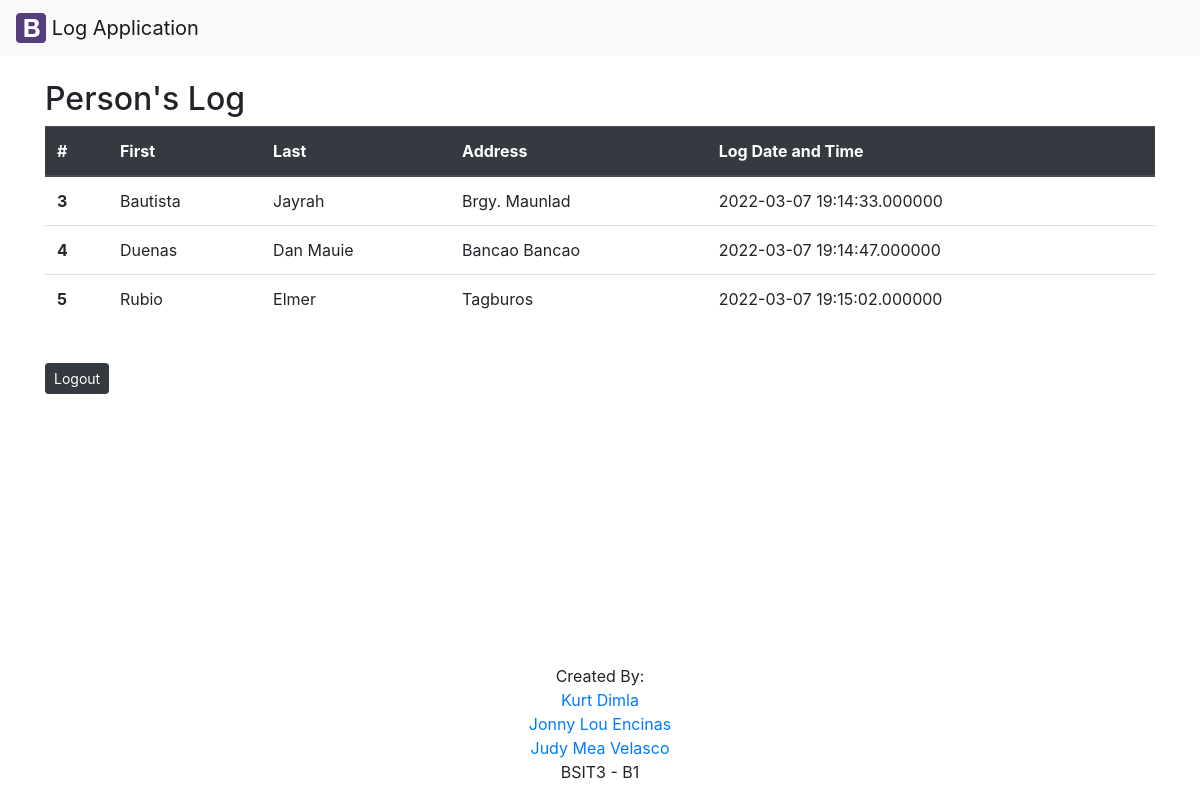
Page /guestbook-list.php on the earlier database version.
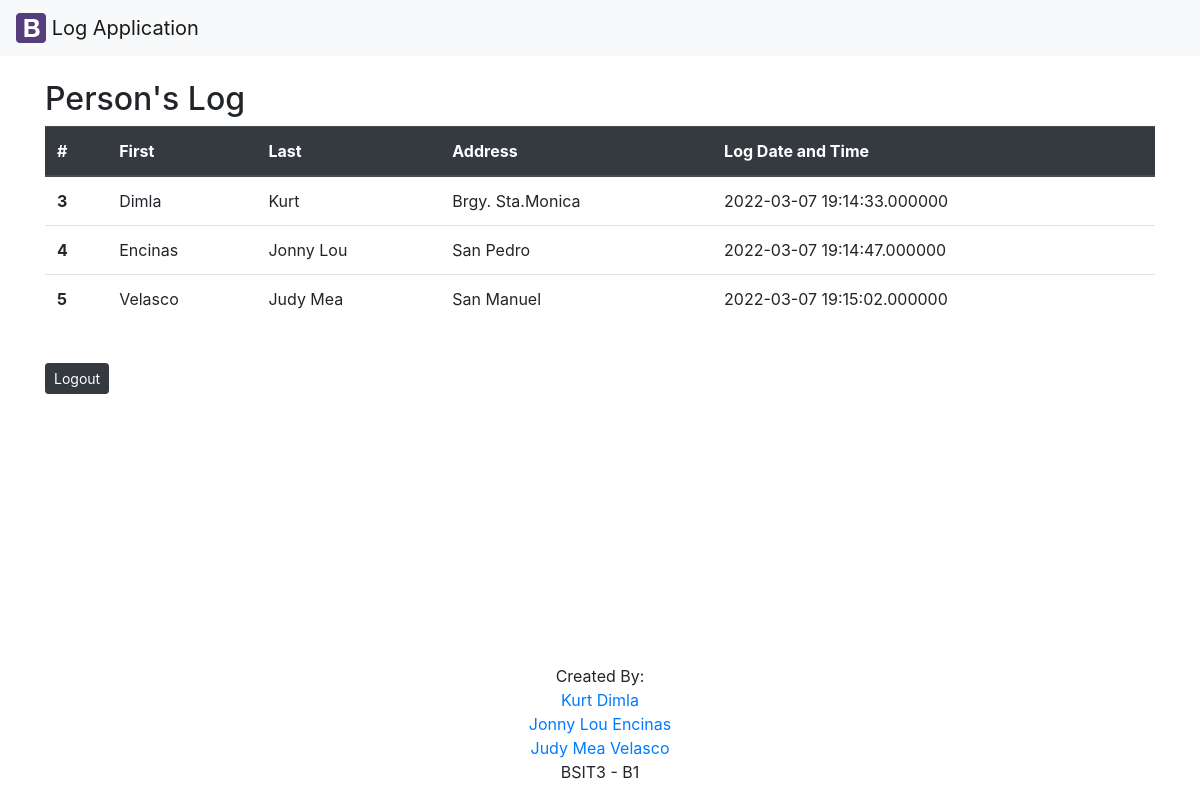
Same page on the later database version.
### tables this page shows
CREATE TABLE IF NOT EXISTS `person` (
  `pid` int NOT NULL AUTO_INCREMENT,
  `lastname` varchar(45) NOT NULL,
  `firstname` varchar(45) NOT NULL,
  `address` varchar(100) NOT NULL,
  `logdt` datetime(6) NOT NULL,
  PRIMARY KEY (`pid`)
);

### guestbook-list.php (the view, shortened to what this page needs)
<?php
  require('config/db.php');
  $query="SELECT * FROM person";
  $persons = mysqli_query($conn,$query);
?>
<?php include('inc/header.php'); ?>
	<div class="container">
    <br/>
		<h2>Person's Log</h2>
        <table class="table">
                <thead class="thead-dark">
                    <tr>
                    <th scope="col">#</th>
                    <th scope="col">First</th>
                    <th scope="col">Last</th>
                    <th scope="col">Address</th>
                    <th scope="col">Log Date and Time</th>
                    </tr>
                </thead>
			<div class="well">
                <tbody>
                <?php foreach($persons as $person) : ?>
                    <tr>
                    <th scope="row"><?php echo $person['pid'];?></th>
                    <td><?php echo $person['lastname'];?></td>
                    <td><?php echo $person['firstname'];?></td>
                    <td><?php echo $person['address'];?></td>
                    <td><?php echo $person['logdt'];?></td>
                    </tr>
                <?php endforeach; ?>
                </tbody>
            </div>
        </table>
        <br/>
            <button type="button" class="btn btn-dark btn-sm" onclick="document.location='guestbook-login.php'">Logout</button>
</div>
<?php include('inc/footer.php'); ?>

### inc/header.php (shortened to what this page needs)
<!DOCTYPE html>
<html lang="en">
<head>
  <link rel="stylesheet" href="https://maxcdn.bootstrapcdn.com/bootstrap/4.5.2/css/bootstrap.min.css">
</head>
<body class="d-flex flex-column min-vh-100">
	<?php include('navbar.php'); ?>

### inc/navbar.php
<nav class="navbar navbar-light bg-light">
  <a class="navbar-brand" href="#">
    <img src="img/bootstrap.svg" width="30" height="30" class="d-inline-block align-top" alt="" loading="lazy">
    Log Application
  </a>
</nav>

### inc/footer.php
<footer class="mastfoot mt-auto" style="text-align: center;">
    <div class="inner">
      <p>Created By: <br>
      <a href="https://github.com/KDimla">Kurt Dimla</a>
      <br>
      <a href="https://github.com/JLouEncinas">Jonny Lou Encinas</a>
      <br>
      <a href="https://github.com/judvelasco29">Judy Mea Velasco</a>
      <br>BSIT3 - B1
      </p>
    </div>
</footer>
  </body>
</html>

Differences in the rows shown:
changed person id 3: lastname "Bautista" → "Dimla"; firstname "Jayrah" → "Kurt"; address "Brgy. Maunlad" → "Brgy. Sta.Monica"
changed person id 4: lastname "Duenas" → "Encinas"; firstname "Dan Mauie" → "Jonny Lou"; address "Bancao Bancao" → "San Pedro"
changed person id 5: lastname "Rubio" → "Velasco"; firstname "Elmer" → "Judy Mea"; address "Tagburos" → "San Manuel"
